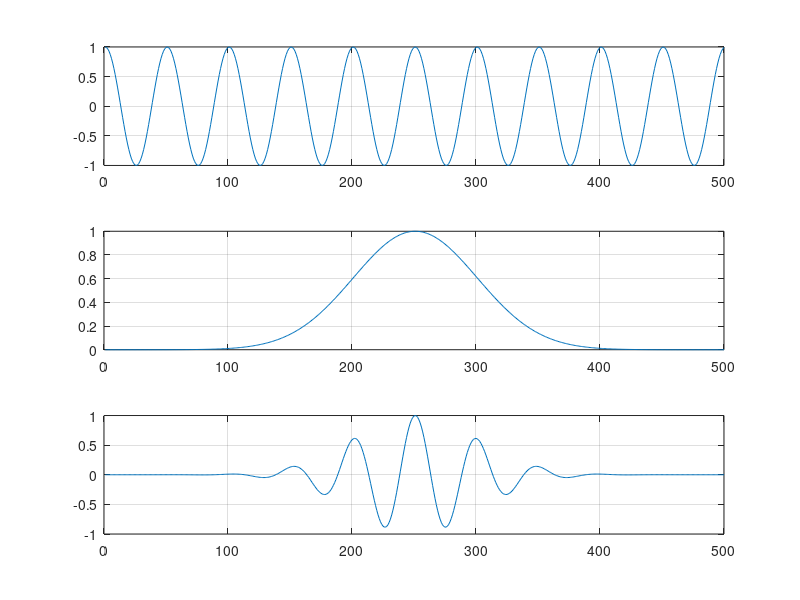
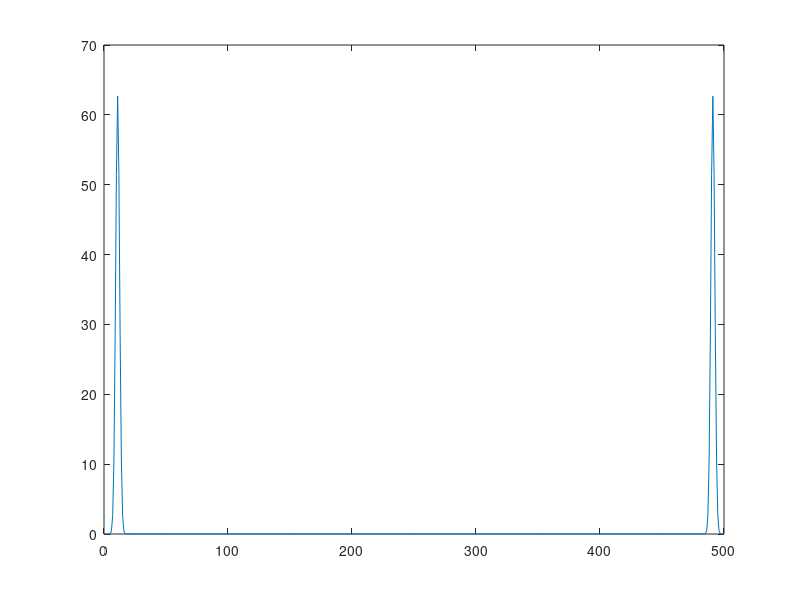

Recreate these plots in MATLAB, in order.
clc, clear, close all

fs  = 50;
T = 5;
ts = -T: 1/fs: T-1/fs;
c = cos(2*pi*ts);
g = exp(-ts.^2/2);
w = c.*g;

subplot(3,1,1)

plot(c), grid on
subplot(3,1,2);
plot(g), grid on;
subplot(3,1,3);
plot(w), grid on;

figure
W = abs(fft(w));
plot(W)
